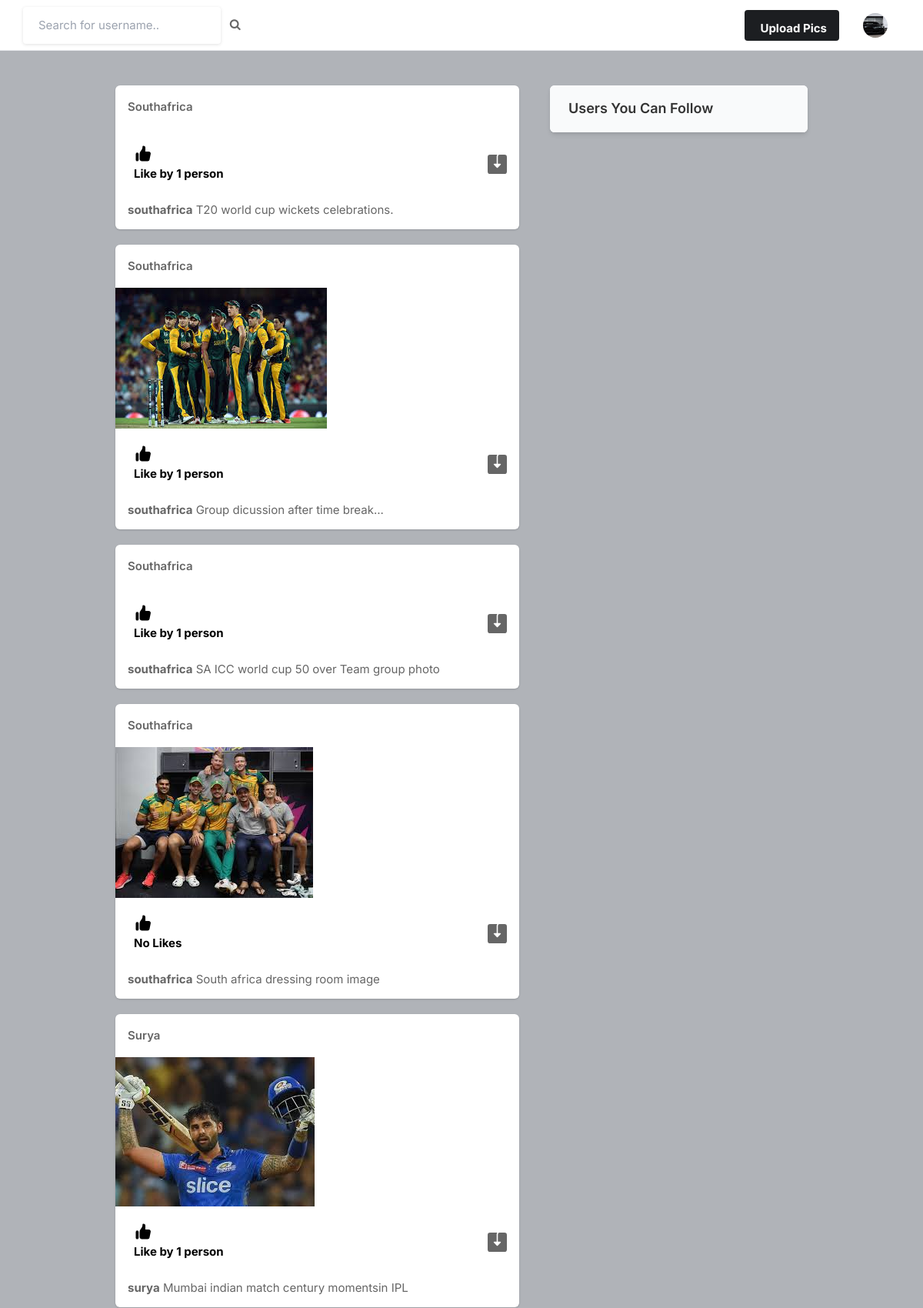
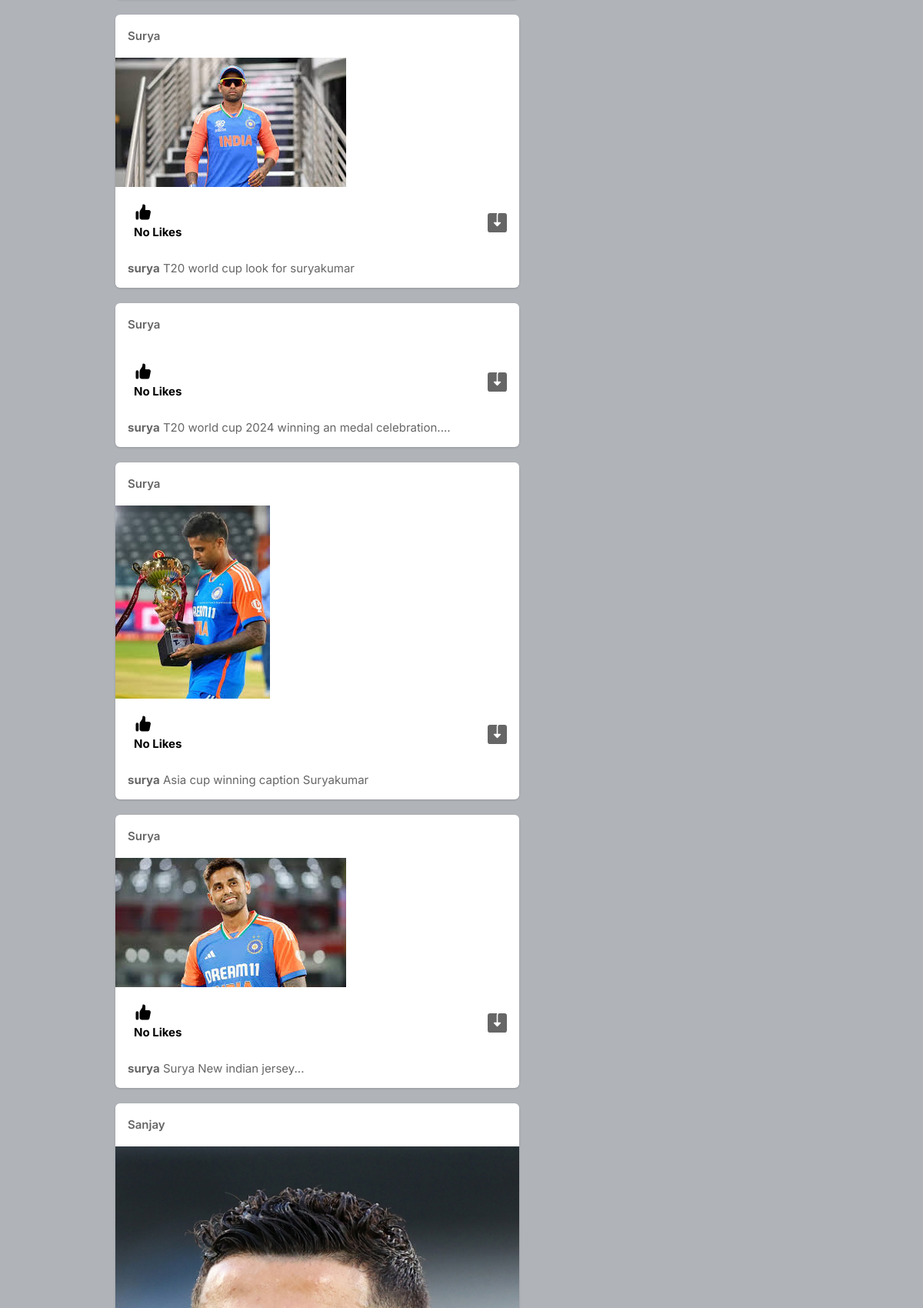
Page / (signed in, upper part) on the committed database (2 pictures, top to bottom).
### core/models.py (models this page shows, shortened)
class Profile(models.Model):
    user = models.ForeignKey(User, on_delete=models.CASCADE)
    id_user = models.IntegerField()
    bio = models.TextField(blank=True)
    profileimg = models.ImageField(upload_to='profile_image', default='blank-profile-picture.png')
    location = models.CharField(max_length=100, blank=True)

class Post(models.Model):
    id = models.UUIDField(primary_key=True, default=uuid.uuid4)
    user = models.CharField(max_length=100)
    image = models.ImageField(upload_to='post_images')
    caption = models.TextField()
    created_at = models.DateTimeField(default=datetime.now)
    no_of_likes = models.IntegerField(default=0)

### core/views.py (the view)
# urls.py: path('',views.index, name='index'),
@login_required(login_url="signin")
def index(request):
    user_object = User.objects.get(username=request.user.username)
    user_profile = Profile.objects.get(user=user_object)
    user_following_list = []
    feed = []
    user_following = FollowersCount.objects.filter(follower=request.user.username)
    for users in user_following:
        user_following_list.append(users.user)
    for usernames in user_following_list:
        feed_lists = Post.objects.filter(user=usernames)
        feed.append(feed_lists)
    feed_list = list(chain(*feed))
    all_users = User.objects.all()
    user_following_all = []
    for user in user_following:
        user_list = User.objects.get(username=user.user)
        user_following_all.append(user_list)
    new_suggestion_list = [x for x in list(all_users) if (x not in list(user_following_all))]
    current_user = User.objects.filter(username=request.user.username)
    final_suggestions_list = [x for x in list(new_suggestion_list) if (x not in list(current_user))]
    random.shuffle(final_suggestions_list)
    username_profile = []
    username_profile_list = []
    for users in final_suggestions_list:
        username_profile.append(users.id)
    for ids in username_profile:
        profile_lists = Profile.objects.filter(id_user=ids)
        username_profile_list.append(profile_lists)
    suggestion_username_profile_list = list(chain(*username_profile_list))
    return render(request, "index.html", {'user_profile':user_profile, 'posts':feed_list, 'suggestion_username_profile_list':suggestion_username_profile_list[:8]})

### templates/index.html (shortened to what this page needs)
{% load static %}
<!DOCTYPE html>
<html lang="en">
<head>
    <link rel="stylesheet" href="{% static 'assets/css/icons.css' %}">
    <link rel="stylesheet" href="{% static 'assets/css/uikit.css' %}">
    <link rel="stylesheet" href="{% static 'assets/css/style.css' %}">
    <link rel="stylesheet" href="{% static 'assets/css/tailwind.css' %}">
    <link rel="stylesheet" href="https://cdnjs.cloudflare.com/ajax/libs/font-awesome/4.7.0/css/font-awesome.min.css">
</head>
<body>
            <header>
                <div class="header_inner">
                    <form action="/search" methods="POST">
                        <div class="left-side">
                                <input type="text" name="username" placeholder="Search for username..">&nbsp; &nbsp;
                                <button type="submit"><i class="fa fa-search fa-1x"></i></button>
                        </div>
                    </form>
                    <div class="right-side lg:pr-4">
                        <a href="#"
                            class="bg-pink-500 flex font-bold hidden hover:bg-pink-600 hover:text-white inline-block items-center lg:block max-h-10 mr-4 px-4 py-2 rounded shado text-white">
                              Upload Pics
                        </a>
                        <a href="#">
                            <img src="{{user_profile.profileimg.url}}" class="header-avatar" alt="">
                        </a>
                    </div>
                </div>
            </header>
            <div class="container m-auto">
                <div class="lg:flex lg:space-x-10">
                    <div class="space-y-5 flex-shrink-0 lg:w-7/12">
                        {% for post in posts reversed %}
                        <div class="bg-white shadow rounded-md  -mx-2 lg:mx-0">
                            <div class="flex justify-between items-center px-4 py-3">
                                <div class="flex flex-1 items-center space-x-4">
                                    <span class="block capitalize font-semibold "> <a href="/profile/{{post.user}}">{{post.user}}</a> </span>
                                </div>
                              <div>
                                <a href="#"> <i class="icon-feather-more-horizontal text-2xl hover:bg-gray-200 rounded-full p-2 transition -mr-1 "></i> </a>
                              </div>
                            </div>
                            <div uk-lightbox>
                                <a href="{{ post.image.url }}">
                                    <img src="{{post.image.url}}" alt="">
                                </a>
                            </div>
                            <div class="py-3 px-4 space-y-3">
                                <div class="flex space-x-4 lg:font-bold">
                                    <a href="/like-post?post_id={{post.id}}" class="flex items-center space-x-2">
                                        <div class="p-2 rounded-full text-black">
                                            {% if post.no_of_likes == 0 %}
                                            <p>No Likes</p>
                                            {% elif post.no_of_likes == 1%}
                                            <p>Like by {{post.no_of_likes }} person</p>
                                            {% else %}
                                            <p>Like by {{post.no_of_likes }} person</p>
                                            {% endif %}
                                        </div>
                                    </a>
                                    <a href="{{post.image.url}}" class="flex items-center space-x-2 flex-1 justify-end" dowmload>
                                    </a>
                                </div>
                                <p>
                                    <a href="/profile/{{post.user}}"><strong>{{post.user}}</strong></a> {{post.caption}}
                                </p>
                            </div>
                        </div>
                        {% endfor %}
                    </div>
                    <div class="lg:w-5/12">
                        <div class="bg-white  shadow-md rounded-md overflow-hidden">
                            <div class="bg-gray-50  border-b border-gray-100 flex items-baseline justify-between py-4 px-6 ">
                                <h2 class="font-semibold text-lg">Users You Can Follow</h2>
                            </div>
                        </div>
                    </div>
                </div>
            </div>
</body>
</html>

### static/assets/css/style.css (style rules this page uses)
body { background-color: #B0B3B8!important; }
button { vertical-align: middle; }
input { height: 48px; line-height: 48px; padding: 0 20px; outline: none; font-size: 15px; color: #808080; max-width: 100%; width: 100%; -webkit-box-sizing: border-box; box-sizing: border-box; display: block; font-weight: 400; opacity: 1; border-radius: 4px; border: none; -webkit-box-shadow: 0 1px 4px 0px rgba(0, 0, 0, 0.12); box-shadow: 0 1px 4px 0px rgba(0, 0, 0, 0.12); }
input[type="text"], input[type="password"], input[type="email"], input[type="number"] { height: 48px; line-height: 48px; padding: 0 20px; outline: none; font-size: 15px; color: #808080; max-width: 100%; width: 100%; -webkit-box-sizing: border-box; box-sizing: border-box; display: block; font-weight: 400; opacity: 1; border-radius: 4px; border: none; -webkit-box-shadow: 0 1px 4px 0px rgba(0, 0, 0, 0.12); box-shadow: 0 1px 4px 0px rgba(0, 0, 0, 0.12); }
input { -webkit-transition: all 0.1s ease-in-out; transition: all 0.1s ease-in-out; }
::placeholder { color: #808080; opacity: 1; }
button { border: none; margin: 0; padding: 0; width: auto; overflow: visible; background: transparent; color: inherit; font: inherit; line-height: normal; cursor: pointer; }
a { color: #be185d; -webkit-transition: 0.3s; transition: 0.3s; outline: none !important; }
button { outline: none !important; }
img { max-width: 100%; }
body { color: #666; font-size: 15px; line-height: 27px; background-color: #f0f2f5; font-family: "Inter", sans-serif; text-transform: none; }
body p { font-size: 15px; line-height: 27px; }
h1, h2, h3, h4, h5, h6 { font-family: "Inter", sans-serif; text-transform: none; }
input[type="text"], input[type="password"], input[type="email"] { font-family: "Inter", sans-serif; text-transform: none; }
button, body .pac-container { font-family: "Inter", sans-serif; text-transform: none; }
h1, h2, h3, h4, h5, h6 { color: #333; font-weight: 500; margin: 0; padding: 0; }
h2 { font-size: 26px; }
b, strong { font-weight: 700 !important; }
@media (min-width: 1024px) { .container { max-width: 900px !important; padding-top: 45px; } }
header { background-color: #fff; left: 0; right: 0; top: 0; z-index: 99; height: 66px; display: -webkit-box; display: -ms-flexbox; display: flex; -webkit-box-align: center; -ms-flex-align: center; align-items: center; border-bottom: 1px solid #e5e7eb; }
header .header_inner { display: -webkit-box; display: -ms-flexbox; display: flex; -webkit-box-align: center; -ms-flex-align: center; align-items: center; max-width: 1090px; margin: auto; width: 100%; max-width: 100% !important; padding: 0 30px; }
header .header_inner .left-side { display: -webkit-box; display: -ms-flexbox; display: flex; -webkit-box-align: center; -ms-flex-align: center; align-items: center; }
header .header_inner .right-side { display: -webkit-box; display: -ms-flexbox; display: flex; -webkit-box-align: center; -ms-flex-align: center; align-items: center; -webkit-box-pack: end; -ms-flex-pack: end; justify-content: flex-end; margin-left: auto; }
header .header_inner .right-side .header-avatar { width: 32px; height: 32px; border-radius: 100%; margin-left: 15px; }

### rows in the picture
Profile: profileimg (picture)
Post: user "Southafrica", no_of_likes "1", user "southafrica", caption "T20 world cup wickets celebrations."
Post: user "Southafrica", image (picture), no_of_likes "1", user "southafrica", caption "Group dicussion after time break..."
Post: user "Southafrica", no_of_likes "1", user "southafrica", caption "SA ICC world cup 50 over Team group photo"
Post: user "Southafrica", image (picture), no_of_likes "No Likes", user "southafrica", caption "South africa dressing room image"
Post: user "Surya", image (picture), no_of_likes "1", user "surya", caption "Mumbai indian match century momentsin IPL"
Post: user "Surya", image (picture), no_of_likes "No Likes", user "surya", caption "T20 world cup look for suryakumar"
Post: user "Surya", no_of_likes "No Likes", user "surya", caption "T20 world cup 2024 winning an medal celebration...."
Post: user "Surya", image (picture), no_of_likes "No Likes", user "surya", caption "Asia cup winning caption Suryakumar"
Post: user "Surya", image (picture), no_of_likes "No Likes", user "surya", caption "Surya New indian jersey..."
Post: user "Sanjay", image (picture)
